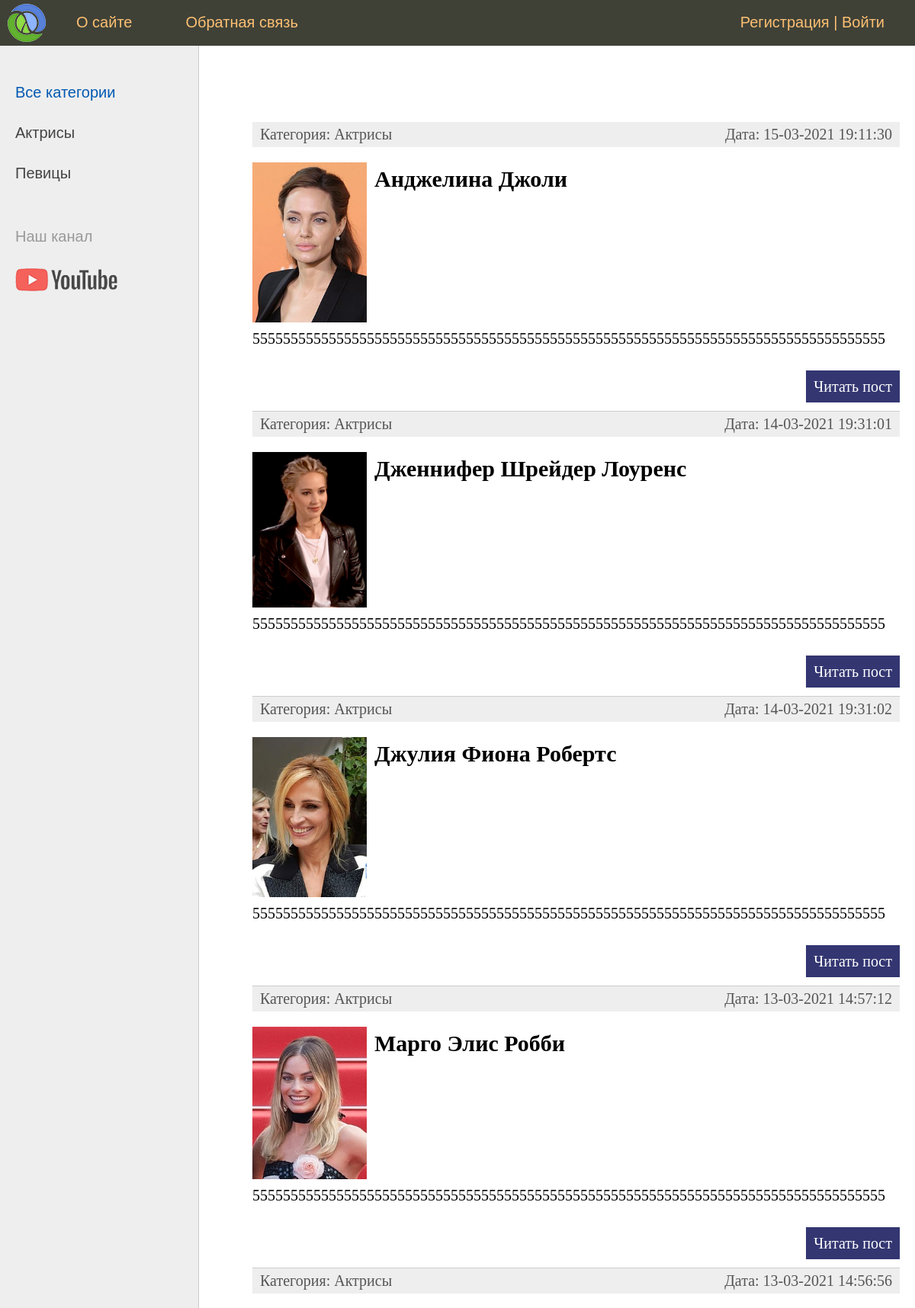
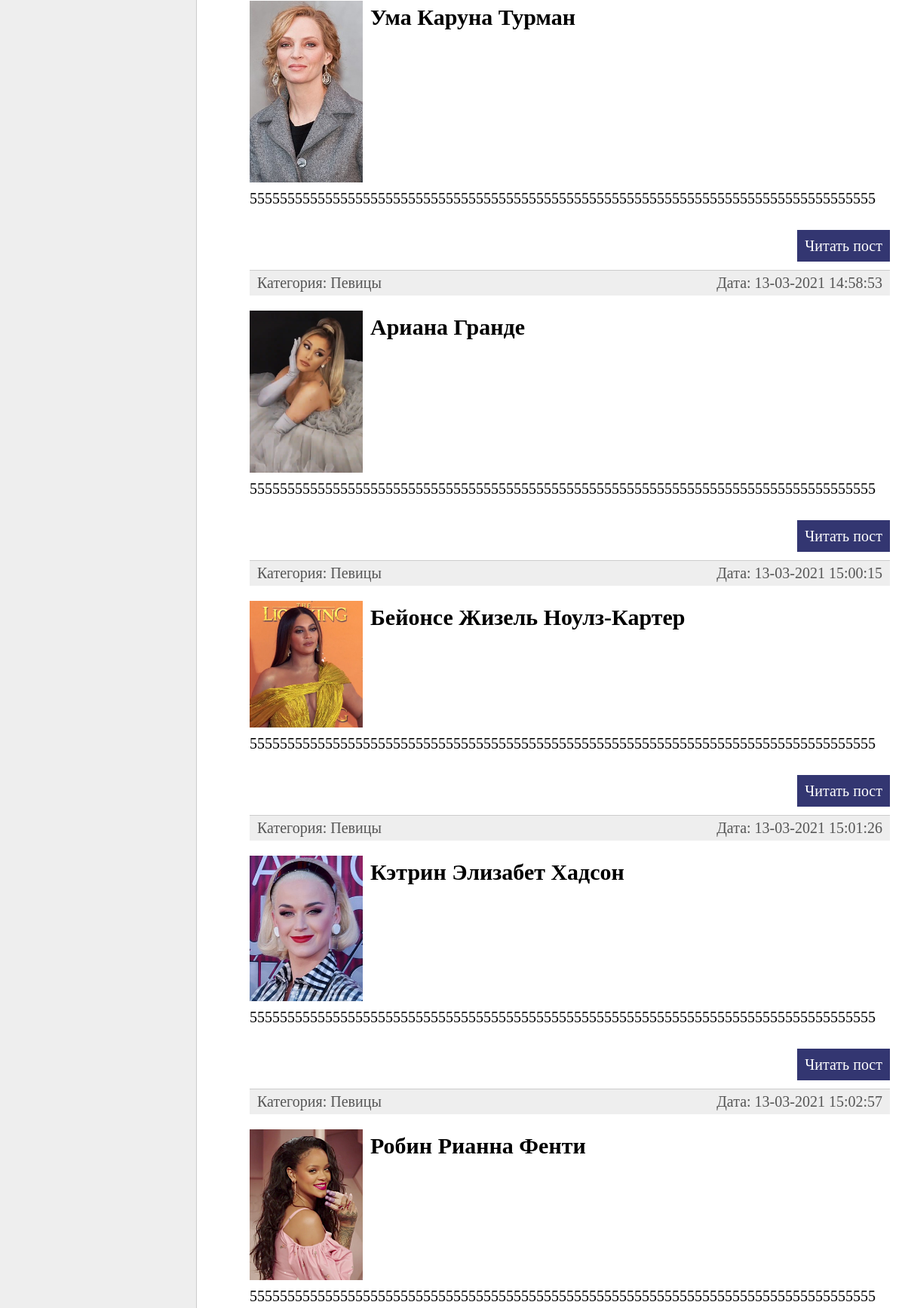
The page / (upper part) on the database its author committed (2 pictures, top to bottom).
### women/models.py (models this page shows, shortened)
class Category(models.Model):
    name = models.CharField(max_length=100, db_index=True, verbose_name="Категория")
    slug = models.SlugField(max_length=255, unique=True, db_index=True, verbose_name="URL")
    def __str__(self):
        return self.name
    def get_absolute_url(self):
        return reverse('category', kwargs={'cat_slug': self.slug})
    class Meta:
        verbose_name = 'Категория'
        verbose_name_plural = 'Категории'
        ordering = ['id']

class Women(models.Model):
    title = models.CharField(max_length=255, verbose_name="Заголовок")
    slug = models.SlugField(max_length=255, unique=True, db_index=True, verbose_name="URL")
    content = models.TextField(blank=True, verbose_name="Текст статьи")
    photo = models.ImageField(upload_to="photos/%Y/%m/%d/", verbose_name="Фото")
    time_create = models.DateTimeField(auto_now_add=True, verbose_name="Время создания")
    time_update = models.DateTimeField(auto_now=True, verbose_name="Время изменения")
    is_published = models.BooleanField(default=True, verbose_name="Публикация")
    cat = models.ForeignKey('Category', on_delete=models.PROTECT, verbose_name="Категории")
    def get_absolute_url(self):
        return reverse('post', kwargs={'post_slug': self.slug})
    class Meta:
        verbose_name = 'Известные женшины'
        verbose_name_plural = 'Известные женшины'
        ordering = ['id']

### women/views.py (the view)
# urls.py: path('', WomenHome.as_view(), name ='home'),
class WomenHome(DataMixin, ListView):
    model = Women
    template_name = 'women/index.html'
    context_object_name = 'posts'
    def get_context_data(self, *, object_list=None, **kwargs):
        context = super().get_context_data(**kwargs)
        c_def = self.get_user_context(title="Главная страница")
        return dict(list(context.items()) + list(c_def.items()))
    def get_queryset(self):
        return Women.objects.filter(is_published=True).select_related('cat')

### women/utils.py (called while the page is built)
    def get_user_context(self, **kwargs):
        context = kwargs
        cats = cache.get('cats')
        if not cats:
            cats = Category.objects.annotate(Count('women'))
            cache.set('cats', cats, 60)
        user_menu = menu.copy()
        if not self.request.user.is_authenticated:
            user_menu.pop(1)
        context['menu'] = user_menu
        context['cats'] = cats
        if 'cat_selected' not in context:
            context['cat_selected'] = 0
        return context

### women/templates/women/index.html (shortened to what this page needs)
{% extends 'women/base.html' %}
{% block content %}
<ul class="list-articles">
	{% for p in posts %}
			<li><div class="article-panel">
	<p class="first">Категория: {{p.cat}}</p>
	<p class="last">Дата: {{p.time_update|date:"d-m-Y H:i:s"}}</p>
</div>
{% if p.photo %}
	<p><img class="img-article-left thumb" src="{{p.photo.url}}"></p>
{% endif %}
				<h2>{{p.title}}</h2>
	{% autoescape on %}
	{{p.content|linebreaks|truncatewords:50}}
	{% endautoescape %}
			<p class="link-read-post"><a href="{{ p.get_absolute_url }}">Читать пост</a></p>
			</li>
	{% endfor %}
</ul>
{% endblock %}

### women/templates/women/base.html (shortened to what this page needs)
{% load static %}
{% load women_tags %}
<!DOCTYPE html>
<html>
<head>
	<link type="text/css" href="{% static 'women/css/styles.css' %}" rel="stylesheet" />
</head>
<body>
<table class="table-page" border=0 cellpadding="0" cellspacing="0">
<tr><td valign=top>
{% block mainmenu %}
		<div class="header">
			<ul id="mainmenu" class="mainmenu">
			<li class="logo"><a href="{% url 'home' %}"><div class="logo"></div></a></li>
{% for m in menu %}
			<li><a href="{% url m.url_name %}">{{m.title}}</a></li>
{% endfor %}
				{% if request.user.is_authenticated %}
				<li class="last"> {{user.username}} | <a href="{% url 'logout' %}">Выйти</a></li>
				{% else %}
				<li class="last"><a href="{% url 'register' %}">Регистрация</a> | <a href="{% url 'login' %}">Войти</a></li>
				{% endif %}
			</ul>
		</div>
{% endblock mainmenu %}
<table class="table-content" border=0 cellpadding="0" cellspacing="0">
<tr>
	<td valign="top" class="left-chapters">
	<ul id="leftchapters">
{% if cat_selected == 0 %}
		<li class="selected">Все категории</li>
{% else %}
		<li><a href="{% url 'home' %}">Все категории</a></li>
{% endif %}
{% for c in cats %}
{% if c.women__count > 0 %}
	{% if c.pk == cat_selected %}
		<li class="selected">{{c.name}}</li>
	{% else %}
		<li><a href="{{ c.get_absolute_url }}">{{c.name}}</a></li>
	{% endif %}
{% endif %}
{% endfor %}
		<li class="share">
		<p>Наш канал</p>
		<a class="share-yt" href="https://www.youtube.com/channel/UClJzWfGWuGJL2t-3dYKcHTA/playlists" target="_blank" rel="nofollow"></a>
		</li>
	</ul>
</td>
<td valign="top" class="content">
	<div class="content-text">
{% block content %}
{% endblock %}
	</div>
</td></tr></table>
</td></tr>
</table>
</body>
</html>

### women/static/women/css/styles.css (style rules this page uses)
html, body { font-family: 'Arial'; margin: 0; padding: 0; height: 100%; width: 100%; color: #444; }
a { color: #0059b2; text-decoration: none; }
img { max-width: 600px; height: auto; }
img.img-article-left { max-width: 300px; height: auto; float: left; padding: 0 10px 10px 0; }
img.img-article-left.thumb { max-width: 150px; height: auto; }
p.link-read-post { text-align: right; }
p.link-read-post a { padding: 10px; min-width: 100px; background: #333671; color: #fff; text-decoration: none; }
div.article-panel { background: #eee; padding: 5px 10px 5px 10px; box-sizing border-box; overflow: hidden; color: #555; }
div.article-panel p.first { margin: 0; float: left; }
div.article-panel p.last { margin: 0; float: right; }
ul.list-articles { list-style: none; margin: 0; padding: 0; }
ul.list-articles li { border-bottom: 1px solid #ccc; }
.table-page { width: 100%; height: 100%; vertical-align: top; }
.table-page tr { height: 100%; }
.header { background: #3F4137; height: 60px; }
.logo { background: url('../images/logo.png') no-repeat 10px 5px; width: 70px; height: 60px; }
ul.mainmenu { list-style: none; margin: 0; padding: 0; height: 60px; color: #fdc073; font-size: 20px; overflow: hidden; }
ul.mainmenu li { float: left; margin: 18px 40px 0 30px; }
ul.mainmenu li.logo { margin: 0; }
ul.mainmenu li.last { float: right; }
ul.mainmenu li a { color: #fdc073; text-decoration: none; }
.table-content { width: 100%; min-height: 100%; height: 100%; }
.left-chapters { margin: 0; background: #eee; border-right: 1px solid #ccc; min-height: 100%; }
.left-chapters ul { width: 230px; min-height: 100%; margin: 0; padding: 20px 10px 10px 20px; list-style: none; font-size: 20px; }
.left-chapters ul li { margin: 30px 0 0 0; color: #999; }
.left-chapters ul li.selected { color: #0059b2; }
.left-chapters ul li a { color: #444; text-decoration: none; }
.left-chapters ul li.share { margin: 60px 0 0 0; }
.left-chapters ul li.share p { margin: 30px 0 30px 0; }
.left-chapters ul li.share a { display: inline-block; width: 40px; height: 40px; margin: 0 20px 0 0; }
.left-chapters ul li.share a.share-yt { width: 100%; height: 30px; background: url('../images/share_yt.png') no-repeat 0 0 }
.content { padding: 40px 20px 20px 40px; width: 100%; box-sizing: border-box; }
.content-text { margin: 60px 0 0 30px; color: #000; font-size: 20px; font-family: Yandex Sans Display Light; }

### rows shown on the page
Category: name "Актрисы"
Category: name "Певицы"
Women: cat "Актрисы", time_update "15-03-2021 19:11:30", photo (picture), title "Анджелина Джоли", content "55555555555555555555555555555555555555555555555555555555555555555555555555555555555"
Women: cat "Актрисы", time_update "14-03-2021 19:31:01", photo (picture), title "Дженнифер Шрейдер Лоуренс", content "55555555555555555555555555555555555555555555555555555555555555555555555555555555555"
Women: cat "Актрисы", time_update "14-03-2021 19:31:02", photo (picture), title "Джулия Фиона Робертс", content "55555555555555555555555555555555555555555555555555555555555555555555555555555555555"
Women: cat "Актрисы", time_update "13-03-2021 14:57:12", photo (picture), title "Марго Элис Робби", content "55555555555555555555555555555555555555555555555555555555555555555555555555555555555"
Women: cat "Актрисы", time_update "13-03-2021 14:56:56", photo (picture), title "Ума Каруна Турман", content "55555555555555555555555555555555555555555555555555555555555555555555555555555555555"
Women: cat "Певицы", time_update "13-03-2021 14:58:53", photo (picture), title "Ариана Гранде", content "55555555555555555555555555555555555555555555555555555555555555555555555555555555555"
Women: cat "Певицы", time_update "13-03-2021 15:00:15", photo (picture), title "Бейонсе Жизель Ноулз-Картер", content "55555555555555555555555555555555555555555555555555555555555555555555555555555555555"
Women: cat "Певицы", time_update "13-03-2021 15:01:26", photo (picture), title "Кэтрин Элизабет Хадсон", content "55555555555555555555555555555555555555555555555555555555555555555555555555555555555"
Women: cat "Певицы", time_update "13-03-2021 15:02:57", photo (picture), title "Робин Рианна Фенти", content "55555555555555555555555555555555555555555555555555555555555555555555555555555555555"

### other values the page prints
{{ m.title }} "О сайте" "Обратная связь"
